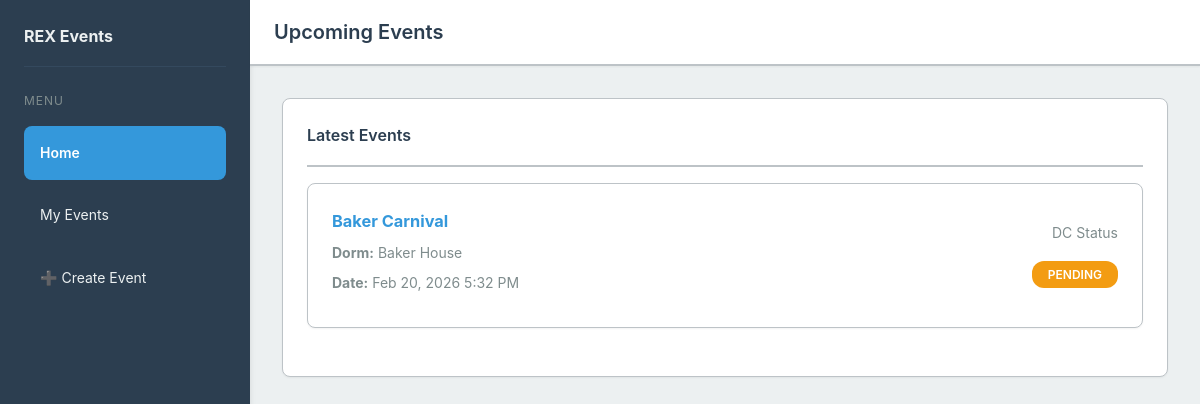
Before: / with the older database file.
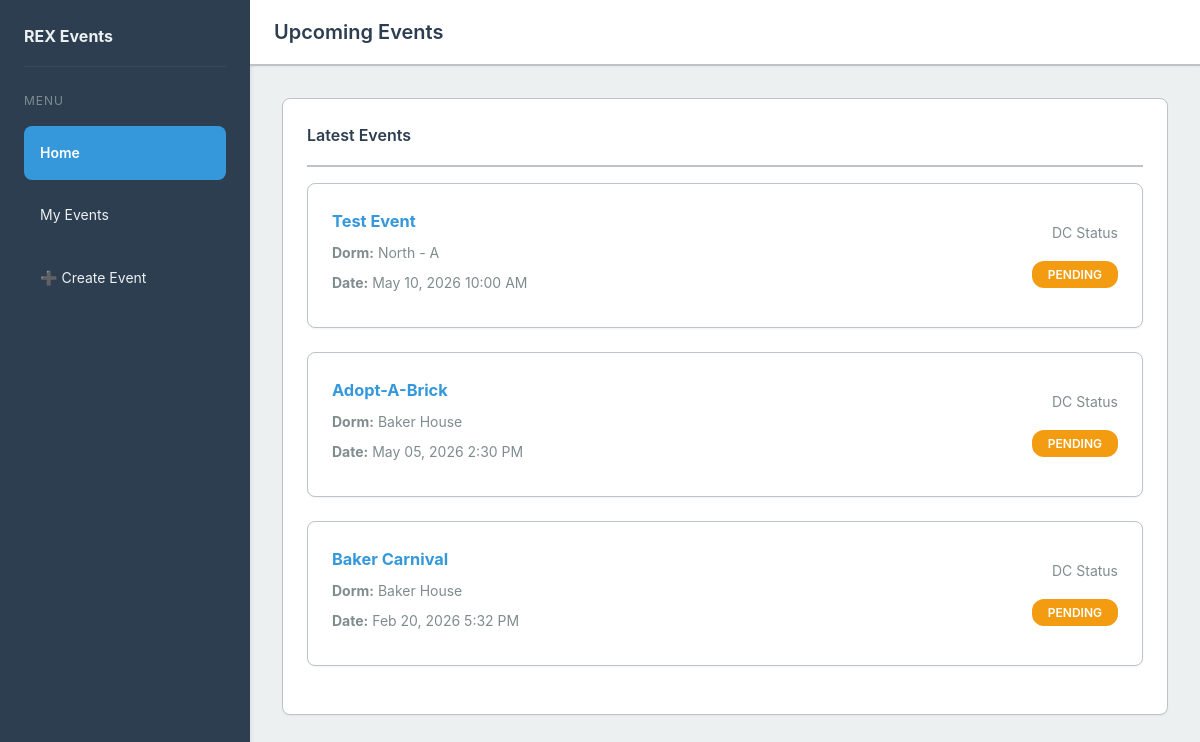
After: the same page with the newer database file.
### eventmanager/models.py (models this page shows, shortened)
class RexEvent(models.Model):
    class ApprovalStatus(models.TextChoices):
        APPROVED = "AP", _("Approved")
        PENDING = "PE", _("Pending")
        DENIED = "DE", _("Denied")
        FLAGGED = "FL", _("Flagged")
    APPROVAL_STAGES = (
        (("dc_status",), (RexUser.RoleChoices.DORMCON,)),
        (("ad_status",), (RexUser.RoleChoices.AD,)),
        (("res_status", "ehs_status"), (RexUser.RoleChoices.RES, RexUser.RoleChoices.EHS)),
    )
    event_name = models.CharField(max_length=20)
    description = models.CharField(max_length=200)
    dorm = models.CharField(max_length=20)
    dorm_sub = models.CharField(max_length=20)
    start_time = models.DateTimeField()
    end_time = models.DateTimeField()
    email_notif = models.TextField()
    location = models.CharField(max_length=100)
    contact_name = models.CharField(max_length=50)
    contact_email = models.CharField(max_length=254)
    created_by = models.ForeignKey(RexUser, on_delete=models.CASCADE, null=True, blank=True)
    dc_status = models.CharField(max_length=2,
        choices=ApprovalStatus,
        default="PE")
    dc_comment = models.TextField(blank=True, default="")
    res_status = models.CharField(max_length=2,
        choices=ApprovalStatus,
        default="PE")
    res_comment = models.TextField(blank=True, default="")
    ehs_status = models.CharField(max_length=2,
        choices=ApprovalStatus,
        default="PE")
    ehs_comment = models.TextField(blank=True, default="")
    ad_status = models.CharField(max_length=2,
        choices=ApprovalStatus,
        default="PE")
    ad_comment = models.TextField(blank=True, default="")

### eventmanager/views.py (the view)
# urls.py: path("", views.IndexView.as_view(), name="index"),
class IndexView(generic.ListView):
    template_name = "eventmanager/index.html"
    context_object_name = "upcoming_events_list"
    def get_queryset(self):
        return RexEvent.objects.order_by("-start_time")[:5]
    def get_context_data(self, **kwargs):
        context = super().get_context_data(**kwargs)
        context.update(get_user_context(self.request))
        return context

### eventmanager/views.py (called while the page is built)
def get_user_context(request):
    user_role = None
    if hasattr(request, 'user') and request.user.is_authenticated:
        try:
            rex_user = RexUser.objects.get(username=request.user.username)
            user_role = rex_user.role
        except RexUser.DoesNotExist:
            pass
    approver_roles = ['DormCon', 'AD', 'RES', 'EHS']
    admin_roles = ['DormCon', 'AD']
    return {
        'user_role': user_role,
        'approver_roles': approver_roles,
        'admin_roles': admin_roles,
    }

### eventmanager/templates/eventmanager/index.html (shortened to what this page needs)
{% extends 'base.html' %}
{% load static %}
{% block page_title %}Upcoming Events{% endblock %}
{% block content %}
<div class="card">
    <div class="card-header">
        <h2 class="card-title">Latest Events</h2>
    </div>
    <div class="card-body">
        {% if upcoming_events_list %}
            <div class="events-list">
                {% for event in upcoming_events_list %}
                <div class="event-item card mb-3">
                    <div class="flex-between">
                        <div>
                            <h3 style="margin: 0 0 0.5rem 0;">
                                <a href="{% url 'event' event.id %}">{{ event.event_name }}</a>
                            </h3>
                            <p class="text-muted mb-1">
                                <strong>Dorm:</strong> {{ event.dorm }}
                                {% if event.dorm_sub != "N/A" %}
                                    - {{ event.dorm_sub }}
                                {% endif %}
                            </p>
                            <p class="text-muted mb-1">
                                <strong>Date:</strong> {{ event.start_time|date:"M d, Y g:i A" }}
                            </p>
                        </div>
                        <div class="text-right">
                            <p class="text-muted mb-2">DC Status</p>
                            <span class="status-badge status-{% if event.dc_status == 'AP' %}approved{% elif event.dc_status == 'DE' %}denied{% elif event.dc_status == 'FL' %}flagged{% else %}pending{% endif %}">
                                {{ event.get_dc_status_display }}
                            </span>
                        </div>
                    </div>
                </div>
                {% endfor %}
            </div>
        {% else %}
            <p class="text-center text-muted" style="padding: 2rem;">No upcoming events at this time.</p>
        {% endif %}
    </div>
</div>
{% endblock %}

Changed rows visible on the page:
added RexEvent: event_name "Test Event", dorm "North", dorm_sub "A", start_time "May 10, 2026 10:00 AM", dc_status "PENDING"
added RexEvent: event_name "Adopt-A-Brick", dorm "Baker House", start_time "May 05, 2026 2:30 PM", dc_status "PENDING"
